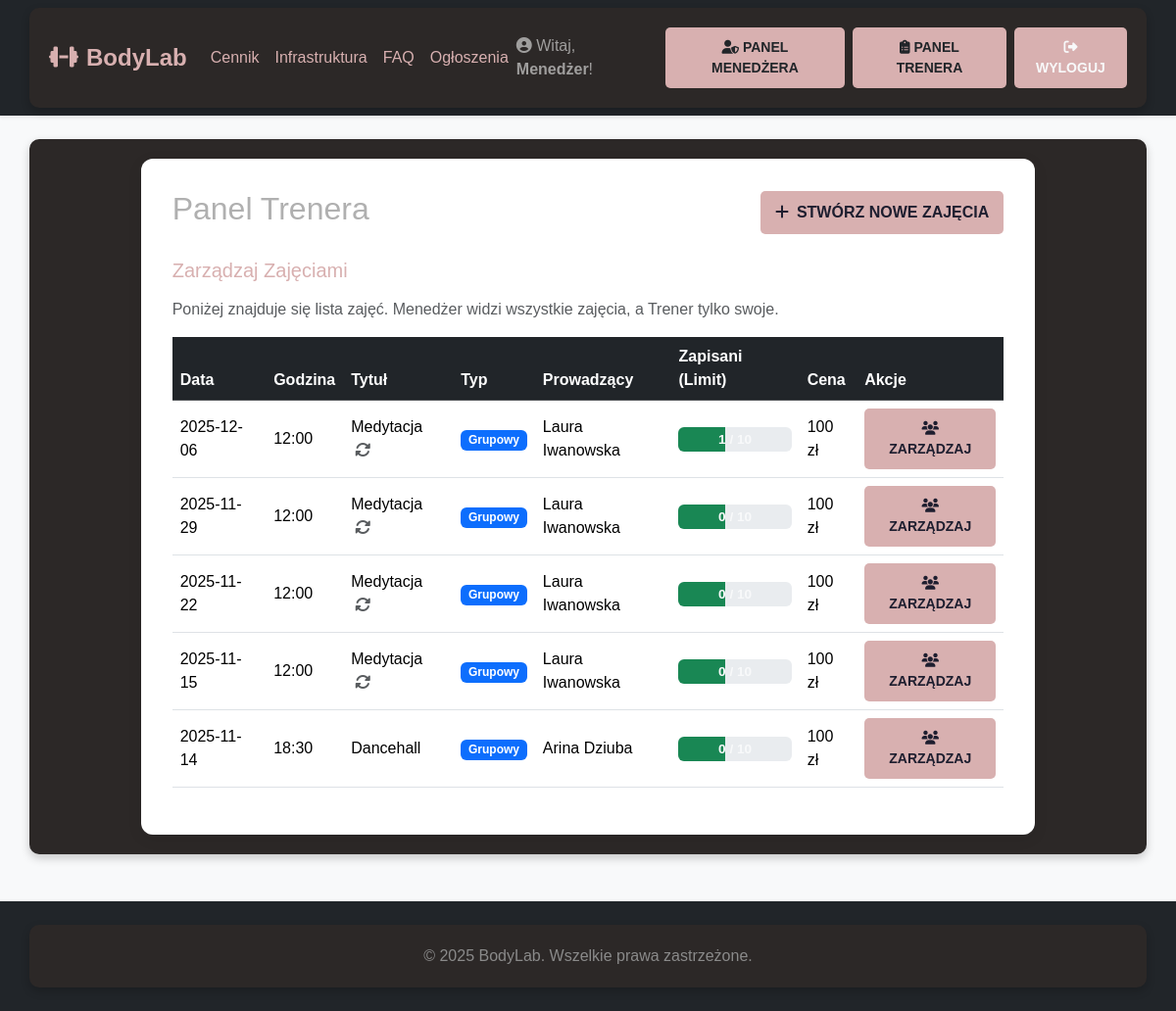
The app's page /trainer (signed in) with its own data.
### app.py (models this page shows, shortened)
class User(db.Model, UserMixin):
    id = db.Column(db.Integer, primary_key=True)
    username = db.Column(db.String(50), unique=True, nullable=False)
    email = db.Column(db.String(120), unique=True, nullable=False)
    password_hash = db.Column(db.String(256), nullable=False)
    role = db.Column(db.String(20), nullable=False, default='user')
    experience_notes = db.Column(db.Text, nullable=True)
    sessions_taught = db.relationship('TrainingSession', back_populates='trainer', lazy='dynamic')
    bookings = db.relationship('Booking', back_populates='user', lazy='dynamic')
    messages_sent = db.relationship('Message', foreign_keys='Message.sender_id', back_populates='sender',
                                    lazy='dynamic')
    messages_received = db.relationship('Message', foreign_keys='Message.recipient_id', back_populates='recipient',
                                        lazy='dynamic')
    @property
    def is_admin(self):
        return self.role == 'admin'

class TrainingSession(db.Model):
    id = db.Column(db.Integer, primary_key=True)
    title = db.Column(db.String(100), nullable=False)
    session_type = db.Column(db.String(20), nullable=False, default='Grupowy')
    description = db.Column(db.Text, nullable=True)
    date = db.Column(db.Date, nullable=False)
    start_time = db.Column(db.Time, nullable=False)
    duration_minutes = db.Column(db.Integer, nullable=False, default=60)
    price = db.Column(db.Integer, nullable=False, default=0)
    max_participants = db.Column(db.Integer, nullable=False, default=10)
    trainer_id = db.Column(db.Integer, db.ForeignKey('user.id'), nullable=False)
    recurrence_group_id = db.Column(db.String(36), nullable=True, index=True)
    trainer = db.relationship('User', back_populates='sessions_taught')
    bookings = db.relationship('Booking', back_populates='session', lazy='dynamic', cascade="all, delete-orphan")
    @property
    def current_participants(self):
        return self.bookings.count()
    @property
    def is_full(self):
        return self.bookings.count() >= self.max_participants

### app.py (the view)
@app.route("/trainer")
@login_required
@trainer_required
def trainer_dashboard():
    query = TrainingSession.query
    if not current_user.is_admin:
        query = query.filter_by(trainer_id=current_user.id)
    my_sessions = query.order_by(TrainingSession.date.desc()).all()
    return render_template("trainer_dashboard.html", my_sessions=my_sessions)

### app.py (called while the page is built)
@login_manager.user_loader
def load_user(user_id):
    return db.session.get(User, int(user_id))

def trainer_required(f):
    @wraps(f)
    def decorated_function(*args, **kwargs):
        if not current_user.is_authenticated or (not current_user.is_admin and not current_user.is_trainer):
            flash("Dostęp do tej strony wymaga uprawnień Trenera.", "danger")
            return redirect(url_for('index'))
        return f(*args, **kwargs)
    return decorated_function

### templates/trainer_dashboard.html (shortened to what this page needs)
{% extends "base.html" %}
{% block content %}
<div class="d-flex justify-content-between align-items-center mb-4">
    <h1 class="h2">Panel Trenera</h1>
    <a href="{{ url_for('create_session') }}" class="btn btn-success">
        <i class="fas fa-plus me-2"></i>Stwórz Nowe Zajęcia
    </a>
</div>
<h3 class="h5 mb-3" style="color: #d8b0b0;">Zarządzaj Zajęciami</h3>
<p class="text-muted">Poniżej znajduje się lista zajęć. Menedżer widzi wszystkie zajęcia, a Trener tylko swoje.</p>
<div class="table-responsive">
    <table class="table table-hover align-middle">
        <thead class="table-dark">
            <tr>
                <th scope="col">Data</th>
                <th scope="col">Godzina</th>
                <th scope="col">Tytuł</th>
                <th scope="col">Typ</th>
                {% if current_user.is_admin %}
                    <th scope="col">Prowadzący</th>
                {% endif %}
                <th scope="col">Zapisani (Limit)</th>
                <th scope="col">Cena</th>
                <th scope="col">Akcje</th>
            </tr>
        </thead>
        <tbody>
            {% if my_sessions %}
                {% for session in my_sessions %}
                    <tr>
                        <td>{{ session.date.strftime('%Y-%m-%d') }}</td>
                        <td>{{ session.start_time.strftime('%H:%M') }}</td>
                        <td>
                            {{ session.title }}
                            {% if session.recurrence_group_id %}
                                <i class="fas fa-sync-alt text-muted ms-1" title="Zajęcia cykliczne"></i>
                            {% endif %}
                        </td>
                        <td>
                            <span class="badge {% if session.session_type == 'Grupowy' %}bg-primary{% else %}bg-success{% endif %}">
                                {{ session.session_type }}
                            </span>
                        </td>
                        {% if current_user.is_admin %}
                            <td>{{ session.trainer.username }}</td>
                        {% endif %}
                        <td>
                            {% set percent = (session.current_participants / session.max_participants) * 100 %}
                            {% set is_full = session.is_full %}
                            {% set bg_color = 'bg-danger' if is_full else ('bg-warning' if percent > 70 else 'bg-success') %}
                            {% set text_color = 'text-light' if is_full or percent <= 70 else 'text-dark' %}
                            <div class="progress" title="{{ session.current_participants }} / {{ session.max_participants }}">
                                <div class="progress-bar {{ bg_color }}" role="progressbar" style="width: {{ percent }}%;"
                                     aria-valuenow="{{ session.current_participants }}" aria-valuemin="0" aria-valuemax="{{ session.max_participants }}">
                                </div>
                                <span class="progress-bar-text {{ text_color }}">
                                    {{ session.current_participants }} / {{ session.max_participants }}
                                </span>
                            </div>
                        </td>
                        <td>{{ session.price }} zł</td>
                        <td>
                            <a href="{{ url_for('manage_session', session_id=session.id) }}" class="btn btn-primary btn-sm" title="Zarządzaj uczestnikami">
                                <i class="fas fa-users"></i> Zarządzaj
                            </a>
                        </td>
                    </tr>
                {% endfor %}
            {% else %}
                <tr>
                    <td colspan="{% if current_user.is_admin %}8{% else %}7{% endif %}" class="text-center text-muted">
                        Nie utworzyłeś jeszcze żadnych zajęć.
                    </td>
                </tr>
            {% endif %}
        </tbody>
    </table>
</div>
{% endblock %}

### templates/base.html (shortened to what this page needs)
<!DOCTYPE html>
<html lang="pl">
<head>
    <link href="https://cdn.jsdelivr.net/npm/bootstrap@5.3.3/dist/css/bootstrap.min.css" rel="stylesheet">
    <link rel="stylesheet" href="https://cdnjs.cloudflare.com/ajax/libs/font-awesome/6.5.0/css/all.min.css">
    <link rel="stylesheet" href="{{ url_for('static', filename='style.css') }}">
</head>
<body>
<nav class="navbar navbar-expand-lg navbar-dark bg-dark shadow-sm">
    <div class="container">
        <a class="navbar-brand" href="{{ url_for('index') }}">
            <i class="fas fa-dumbbell me-2"></i>BodyLab
        </a>
        <div class="collapse navbar-collapse" id="navbarNav">
            <ul class="navbar-nav me-auto">
                <li class="nav-item">
                    <a class="nav-link" href="{{ url_for('pricing') }}">Cennik</a>
                </li>
                <li class="nav-item">
                    <a class="nav-link" href="{{ url_for('infrastructure') }}">Infrastruktura</a>
                </li>
                <li class="nav-item">
                    <a class="nav-link" href="{{ url_for('faq') }}">FAQ</a>
                </li>
                <li class="nav-item">
                    <a class="nav-link" href="{{ url_for('announcements') }}">Ogłoszenia</a>
                </li>
            </ul>
            <ul class="navbar-nav ms-auto d-flex align-items-center">
                {% if current_user.is_authenticated %}
                    <li class="nav-item">
                        <span class="navbar-text me-3">
                            <i class="fas fa-user-circle"></i> Witaj, <strong>{{ current_user.username }}</strong>!
                        </span>
                    </li>
                    {% if current_user.is_admin %}
                    <li class="nav-item me-2">
                        <a class="btn btn-warning btn-sm px-3" href="{{ url_for('admin_dashboard') }}">
                            <i class="fas fa-user-shield"></i> Panel Menedżera
                        </a>
                    </li>
                    {% endif %}
                    {% if current_user.is_admin or current_user.is_trainer %}
                    <li class="nav-item me-2">
                        <a class="btn btn-info btn-sm px-3" href="{{ url_for('trainer_dashboard') }}">
                            <i class="fas fa-clipboard-list"></i> Panel Trenera
                        </a>
                    </li>
                    {% endif %}
                    <li class="nav-item">
                        <a class="btn btn-outline-light btn-sm px-3" href="{{ url_for('logout') }}">
                            <i class="fas fa-sign-out-alt"></i> Wyloguj
                        </a>
                    </li>
                {% endif %}
            </ul>
        </div>
    </div>
</nav>
<main class="main-content">
    <div class="container mt-4">
        <div class="row justify-content-center">
            <div class="col-lg-10">
                <div class="content-card">
                    {% block content %}{% endblock %}
                </div>
            </div>
        </div>
    </div>
</main>
<footer class="text-center py-4 mt-5">
    <div class="container">
        <p class="mb-0">&copy; 2025 BodyLab. Wszelkie prawa zastrzeżone.</p>
    </div>
</footer>
</body>
</html>

### static/style.css (style rules this page uses)
body { background-color: #1e1e2f; color: #b0b0b0; font-family: 'Arial', sans-serif; }
.container { background: #2c2827; padding: 20px; border-radius: 10px; box-shadow: 0 4px 10px rgba(0, 0, 0, 0.2); }
h1, h2 { color: #d8b0b0; }
p { color: #8a8a8a; font-size: 16px; }
button, .btn { background: #d8b0b0; color: #1e1e2f; padding: 10px 15px; border-radius: 5px; font-weight: bold; text-transform: uppercase; border: none; cursor: pointer; }
.navbar { background: #181824; }
.navbar-brand, .nav-link { color: #d8b0b0 !important; }
a { color: #d8b0b0; }

### templates/base.html (style rules this page uses)
body { background-color: #f8f9fa; min-height: 100vh; display: flex; flex-direction: column; }
.main-content { flex: 1; }
.navbar-brand { font-weight: 700; font-size: 1.5rem; }
footer { margin-top: auto; background-color: #212529; color: #adb5bd; }
.content-card { background: white; border-radius: 12px; box-shadow: 0 4px 15px rgba(0,0,0,0.08); padding: 2rem; }
.navbar-dark .navbar-nav .btn { color: #212529; }
.navbar-dark .navbar-nav .btn-warning { color: #212529; }
.navbar-dark .navbar-nav .btn-outline-light { color: #f8f9fa; }

### templates/trainer_dashboard.html (style rules this page uses)
.progress { font-size: 0.85rem; height: 25px; position: relative; }
.progress-bar-text { position: absolute; width: 100%; text-align: center; line-height: 25px; font-weight: bold; }
.text-light { color: #f8f9fa !important; }
.progress-bar { min-width: 3.5em; }

### records on screen
User: username "Menedżer"
TrainingSession: date "2025-12-06", start_time "12:00", title "Medytacja", session_type "Grupowy", trainer.username "Laura Iwanowska", max_participants 10 (drawn), current_participants "1", price "100"
TrainingSession: date "2025-11-29", start_time "12:00", title "Medytacja", session_type "Grupowy", trainer.username "Laura Iwanowska", max_participants 10 (drawn), current_participants "0", price "100"
TrainingSession: date "2025-11-22", start_time "12:00", title "Medytacja", session_type "Grupowy", trainer.username "Laura Iwanowska", max_participants 10 (drawn), current_participants "0", price "100"
TrainingSession: date "2025-11-15", start_time "12:00", title "Medytacja", session_type "Grupowy", trainer.username "Laura Iwanowska", max_participants 10 (drawn), current_participants "0", price "100"
TrainingSession: date "2025-11-14", start_time "18:30", title "Dancehall", session_type "Grupowy", trainer.username "Arina Dziuba", max_participants 10 (drawn), current_participants "0", price "100"
